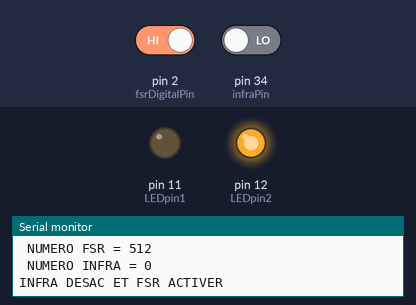
Bench run of a sketch on a simulated Arduino Mega 2560, built with avr-gcc and run on an emulated ATmega2560. Parts: output pins drawn as LEDs (lit = HIGH), the last lines printed to the serial monitor. Inputs (shaded band) come from the test bench; at power-on: pin 34 (infraPin) LOW, pin 2 (fsrDigitalPin) HIGH.

Above: at 3.3 s.
3.4 s: pin 34 (infraPin) driven HIGH
At 4.5 s:
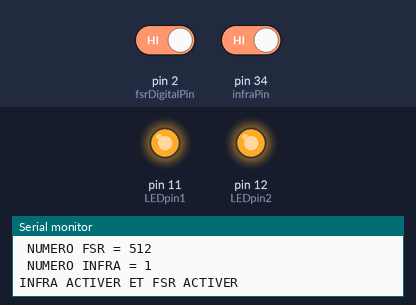
7.7 s: pin 34 (infraPin) driven LOW
At 8.8 s:
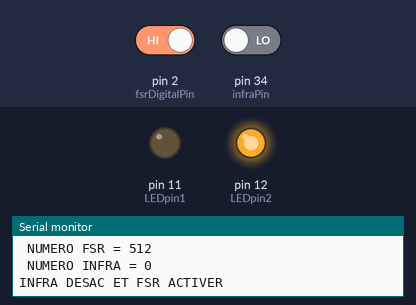
10.0 s: pin 2 (fsrDigitalPin) driven LOW and pin 34 (infraPin) driven HIGH
At 11.7 s:
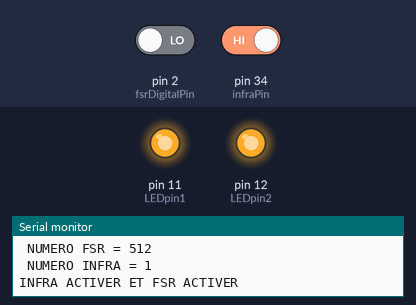
Timing chart, 0 to 13.2 s (numbered marks = the images above; inputs shaded):
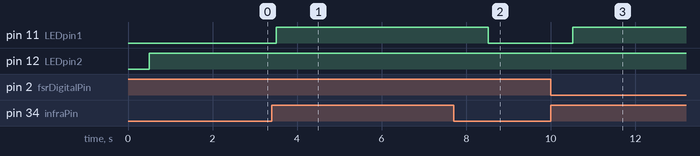

The sketch:

FSRPong.ino
```cpp
#include <ArduinoJson.h>
//Variable pour le numéro des PIN

int fsrAnalogPin = A1;
int fsrDigitalPin = 2;
int LEDpin1 = 11;
int LEDpin2 = 12;
int infraPin = 34;

//Variable à 0
int fsrDigitalReading = 0;
int fsrAnalogReading = 0;
int nbrBalle = 0;
int nbrTouche = 0;
int CIP = 0;


//Fonction interrupt()

void interuptFSR() {
  fsrDigitalReading = digitalRead(fsrDigitalReading);
  Serial.print("Touche digital a = ");
  Serial.println(fsrDigitalReading);
  digitalWrite(LEDpin2, HIGH);
  nbrTouche = nbrTouche + 1;
  Serial.println(nbrTouche);
}

//Fonction envoieJSON
void envoieJson(int balle, int touche) {
  DynamicJsonDocument jsonEnvoie(1024);
  jsonEnvoie["FSR"] = touche;
  jsonEnvoie["INFRAROUGE"] = balle;
  serializeJson(jsonEnvoie, Serial);
}


void setup(void) {
  Serial.begin(9600);
  pinMode(LEDpin1, OUTPUT);
  pinMode(LEDpin2, OUTPUT);
  pinMode(fsrAnalogPin, INPUT);
  pinMode(infraPin, INPUT);
  pinMode(fsrDigitalPin, INPUT_PULLUP);
  attachInterrupt(digitalPinToInterrupt(fsrDigitalPin), interuptFSR, RISING);


}

void loop(void) {

  fsrAnalogReading = analogRead(fsrAnalogPin);
  //fsrDigitalReading = digitalRead(fsrDigitalPin);
  Serial.print("Analogie FSR = ");
  Serial.println(fsrAnalogReading);
  //Serial.println(fsrDigitalReading);
  delay(500);

  while (nbrBalle != 10) {

    CIP = digitalRead(infraPin);

    Serial.print(" NUMERO FSR = ");
    Serial.println(fsrAnalogReading);
    Serial.print(" NUMERO INFRA = ");
    Serial.println(CIP);

    if (CIP == 1 && fsrAnalogReading >= 1 ) {
      digitalWrite(LEDpin1, HIGH);
      digitalWrite(LEDpin2, HIGH);
      Serial.println("INFRA ACTIVER ET FSR ACTIVER");
      nbrBalle = nbrBalle + 1;
      nbrTouche = nbrTouche + 1;
      delay(1000);

    } else if (CIP == 1 && fsrAnalogReading <= 0) {
      digitalWrite(LEDpin1, HIGH);
      digitalWrite(LEDpin2, LOW);
      Serial.println("FSR DESAC ET INFRA ACTIVER");
      nbrBalle = nbrBalle + 1;
      delay(1000);

    } else if (CIP == 0 && fsrAnalogReading >= 1) {
      digitalWrite(LEDpin1, LOW);
      digitalWrite(LEDpin2, HIGH);
      Serial.println("INFRA DESAC ET FSR ACTIVER");

      delay(1000);

    } else if (CIP == 0 && fsrAnalogReading <= 0) {
      digitalWrite(LEDpin1, LOW);
      digitalWrite(LEDpin2, LOW);
      Serial.println("INFRA DESAC ET FSR DESAC");
      delay(1000);

    }

  }
  Serial.print("Nombre de balle lancer =");
  Serial.println(nbrBalle);
  Serial.print("Nombre de balle toucher =");
  Serial.println(nbrTouche);

  envoieJson(nbrBalle,nbrTouche);

  delay(10000000);


}
```

Measured:
- after the input at 3.4 s, pin 11 (LEDpin1): LOW → HIGH after 0.10 s
- after the input at 7.7 s, pin 11 (LEDpin1): HIGH → LOW after 0.82 s
- after the input at 10.0 s, pin 11 (LEDpin1): LOW → HIGH after 0.52 s
